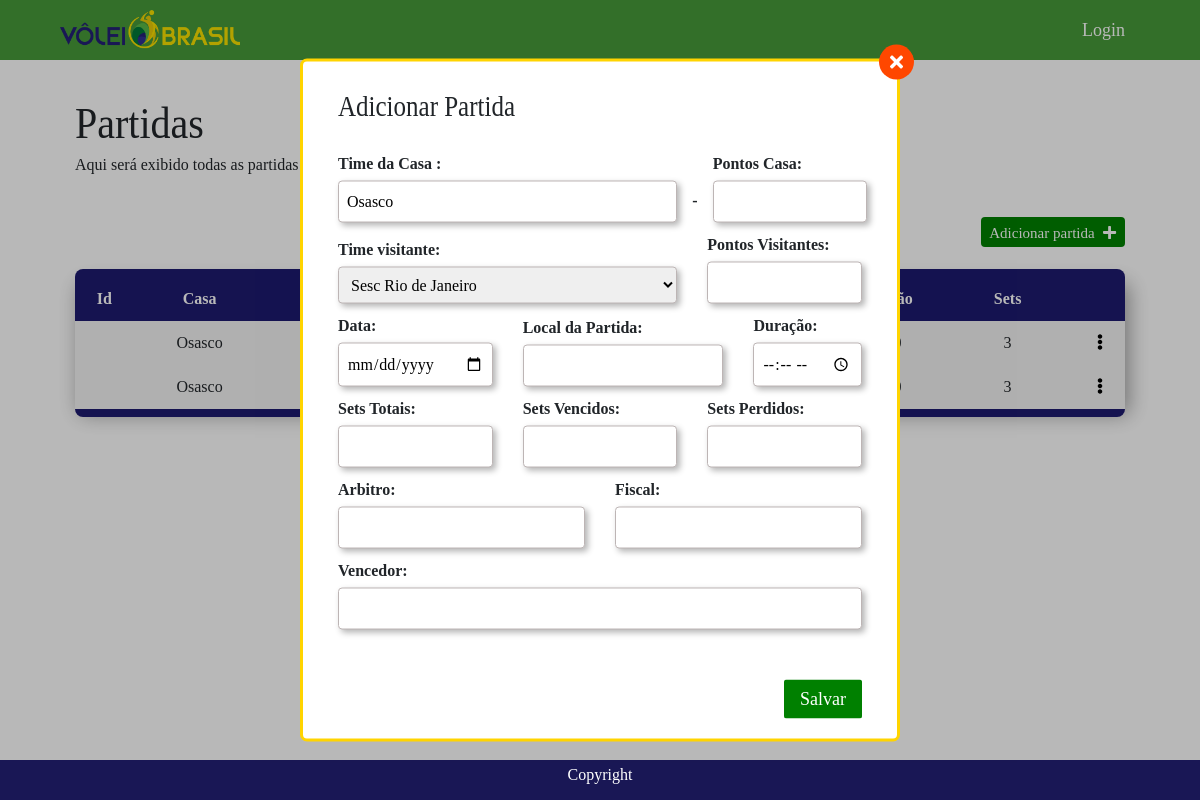
The page /admin/partidas/novo/1 on the database as committed earlier.
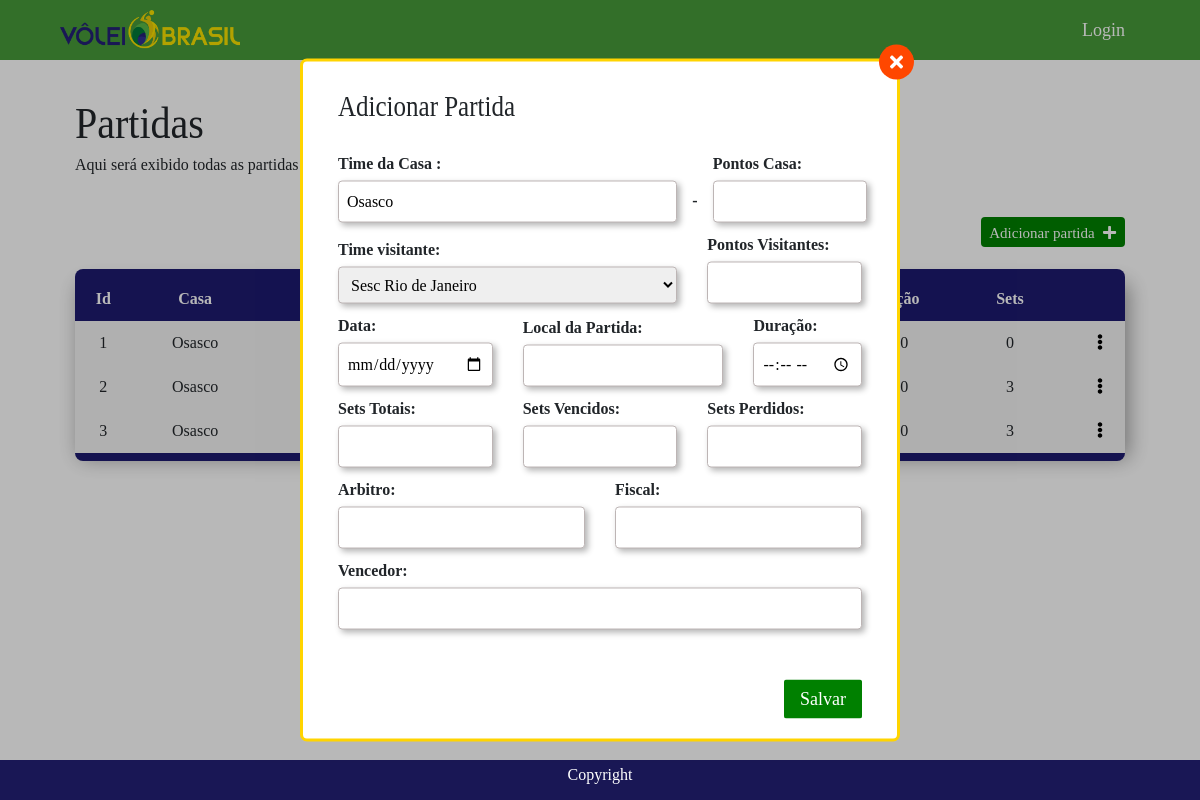
The same page on the database as committed later.
### tables this page shows
CREATE TABLE Equipes (
    Id          INTEGER PRIMARY KEY 
    , Nome        VARCHAR(50) NOT NULL UNIQUE
    , Sigla       VARCHAR(10) NOT NULL UNIQUE
    , Localidade  VARCHAR(100) NOT NULL
    , Pontos INT
    , Jogos INT
    , Vitorias INT
    , Derrotas INT
  	
);

CREATE TABLE Partidas (
    id                  INTEGER PRIMARY KEY
    , RowId INT
    , TimeCasa_Id           INT NOT NULL
    , TimeVisitantes_Id     INT NOT NULL
    , Pontos_Casa         INT NOT NULL
    , Pontos_Visitante INT NOT NULL
    , DataJogo                TEXT NOT NULL
    , LocalJogo TEXT NOT NULL
    , Duracao TEXT NOT NULL
    , Vencedor TEXT NOT NULL
    , SetsTotal INT NOT NULL
    , SetsVencidos INT NOT NULL
    , SetsPerdidos INT NOT NULL
    , ArbitroPrincipal TEXT NOT NULL
    , FiscalRede TEXT NOT NULL
    , FOREIGN KEY (TimeCasa_Id) REFERENCES Equipes (id)
    , FOREIGN KEY (TimeVisitantes_Id) REFERENCES Equipes (id)
);

### controller.py (the view, shortened to what this page needs)
@app.route('/admin/partidas/novo/<id_time>', methods=['GET', 'POST'])
def adicionar_partida(id_time):
    casa = get_time(id_time)
    visita = times_menosUm(id_time)
    partidas = get_partidas(id_time)
    times = times_menosUm(id_time)
    return render_template(
        'parts/add-partidas.html',
        title='Adicionar',
        casa=casa,
        visita=visita,
        partidas=partidas,
        timeCasa=casa,
        times=times
    )

### app.py (called while the page is built)
@app.before_request
def before_request():
    g.db = get_db()
    g.query_db = query_db

@app.teardown_request
def teardown_request(exception):
    db = getattr(g, '_database', None)
    if db is not None:
        db.close()

### dao.py (called while the page is built)
def get_time(time_id):
    time = g.query_db(
        '''SELECT * FROM Equipes WHERE Id = ?''',
        [time_id],
        one=True
    )
    return time

def get_partidas(time_id):
    partidas = g.query_db(
        '''
            SELECT *
              FROM Partidas
               INNER JOIN Equipes on Equipes.Id = Partidas.TimeCasa_Id
             WHERE TimeCasa_Id = ?
        ''',
        [time_id]
    )
    return partidas

def times_menosUm(time_id):
    times = g.query_db(
        '''
            SELECT *
              FROM Equipes
             WHERE Id != ?
        ''',
        [time_id]
    )
    return times

### db.py (called while the page is built)
def make_dicts(cursor, row):
    return dict((cursor.description[idx][0], value)
                for idx, value in enumerate(row))

def get_db():
    db = getattr(g, '_database', None)
    if db is None:
        db = g._database = sqlite3.connect(DATABASE)
        print(db)
    db.row_factory = make_dicts
    return db

### templates/parts/add-partidas.html (shortened to what this page needs)
{% extends 'partidas.html' %} {% block partida %}
<div class="addTime">
    <h3 class="addTime-title">Adicionar Partida</h3>
    <form action="" method="POST">
        <div class="linha">
            <div class="input-container col-lg-8">
                <label for="nomeCasa">Time da Casa :</label>
                <textarea type="text" class="inputForm" readonly>{{ casa['Nome'] }}</textarea>
            </div>
            <p> <strong> - </strong></p>
            <div class="input-container col-lg-4">
                <label for="Pontos_Casa">Pontos Casa:</label>
                <input type="number" id="Pontos_Casa" name="Pontos_Casa" class="inputForm" title="Localidade do time" required>
            </div>
        </div>
        <div class="linha">
            <div class="input-container col-lg-8">
                <label for="nomeVisitante">Time visitante:</label>
                <select class="inputForm" name="TimeVisitantes_Id" required>
                    {% for t in times %}
                    <option value=" {{ t['Id'] }}">
                        {{ t['Nome'] }}
                    </option>
                    {% endfor %}
                </select>
            </div>
            <div class="input-container col-lg-4">
                <label for="Pontos_Visitante">Pontos Visitantes:</label>
                <input type="number" id="Pontos_Visitante" name="Pontos_Visitante" class="inputForm" title="Pontuação do time" required>
            </div>
        </div>
        <div class="linha">
            <div class="input-container col-lg-4">
                <label for="DataJogo">Data:</label>
                <input type="date" id="DataJogo" name="DataJogo" class="inputForm" title="Quantidade de Jogos" required>
            </div>
            <div class="input-container col-lg-5">
                <label for="LocalJogo">Local da Partida:</label>
                <input type="text" id="LocalJogo" name="LocalJogo" class="inputForm" title="Derrotas" required>
            </div>
            <div class="input-container col-lg-3">
                <label for="Duracao">Duração:</label>
                <input type="time" id="Duracao" name="Duracao" class="inputForm" title="Duração" required>
            </div>
        </div>
        <div class="linha">
            <div class="input-container col-lg-4">
                <label for="SetsTotal">Sets Totais:</label>
                <input type="number" id="SetsTotal" name="SetsTotal" class="inputForm" title="Sets" required>
            </div>
            <div class="input-container col-lg-4">
                <label for="SetsVencidos">Sets Vencidos:</label>
                <input type="number" id="SetsVencidos" name="SetsVencidos" class="inputForm" title="Vencidos" required>
            </div>
            <div class="input-container col-lg-4">
                <label for="SetsPerdidos">Sets Perdidos:</label>
                <input type="number" id="SetsPerdidos" name="SetsPerdidos" class="inputForm" title="Perdidos" required>
            </div>
        </div>
        <div class="linha">
            <div class="input-container col-lg-6">
                <label for="ArbitroPrincipal">Arbitro:</label>
                <input type="text" id="ArbitroPrincipal" name="ArbitroPrincipal" class="inputForm" title="Arbitro" required>
            </div>
            <div class="input-container col-lg-6">
                <label for="FiscalRede">Fiscal:</label>
                <input type="text" id="FiscalRede" name="FiscalRede" class="inputForm" title="Fiscal de Rede" required>
            </div>
        </div>
        <div class="linha">
            <div class="input-container col-lg-12">
                <label for="Vencedor">Vencedor:</label>
                <input type="text" id="Vencedor" name="Vencedor" class="inputForm" title="Derrotas" required>
            </div>
        </div>
        <div class="linha">
            <div class="input-container col-lg-12">
                <button type="submit" class="btn btn-submit" title="Salvar dados do time">Salvar</button>
            </div>
        </div>
    </form>
</div>
{% endblock %}

### templates/partidas.html (shortened to what the changed rows need)
<!DOCTYPE html>
<html lang="pt-br">
<head>
    <link rel="stylesheet" href="https://cdnjs.cloudflare.com/ajax/libs/font-awesome/5.13.0/css/all.min.css">
    <link rel="stylesheet" href="{{url_for('static', filename='css/bootstrap.css')}}">
    <link rel="stylesheet" href="{{url_for('static', filename='css/site.css')}}">
</head>
<body>
    <main class="main">
        <section class="partidas">
            <div class="wrapper">
                <div class="partidas__inner">
                    <div class="col-lg-12 col-md-12 col-sm-12 partidas__inner-content ">
                        <table class="table__list" cellspacing="0">
                            <thead>
                                <tr>
                                    <th>Id</th>
                                    <th>Casa</th>
                                    <th>Visitante</th>
                                    <th>Data</th>
                                    <th>Vencedor</th>
                                    <th>Duração</th>
                                    <th>Sets</th>
                                    <th></th>
                                    <th></th>
                                </tr>
                            </thead>
                            <tbody>
                                {% for i in partidas %}
                                <tr>
                                    <td> {{ i['id']}} </td>
                                    <td> {{ timeCasa['Nome'] }} </td>
                                    <td> {{ i['TimeVisitantes_Id']}} </td>
                                    <td> {{ i['DataJogo']}} </td>
                                    <td> {{ i['Vencedor']}}</td>
                                    <td> {{ i['Duracao']}} </td>
                                    <td> {{ i['SetsTotal']}} </td>
                                    <td></td>
                                    <td class="menuActions__container">
                                        <button class="toggle-menuActions" onclick="toggleMenuActions(0, this)">
                                            <i class="fas fa-ellipsis-v"></i>
                                        </button>
                                    </td>
                                </tr>
                                {% endfor %}
                            </tbody>
                        </table>
                    </div>
                </div>
            </div>
        </section>
        <div class="modal">
            <div class="modal__inner">
                <div class="modal__inner-content">
                    {% block partida %} {% endblock %}
                </div>
            </div>
        </div>
    </main>
</body>
</html>

Rows that differ between the two databases and show on the page:
added Partidas: id "1", {{ timeCasa['Nome'] }} "Osasco", SetsTotal "0"
shown differently, row unchanged: Partidas (number 2 of 3 on the later page): id (not shown) → "2"
shown differently, row unchanged: Partidas (number 3 of 3 on the later page): id (not shown) → "3"
